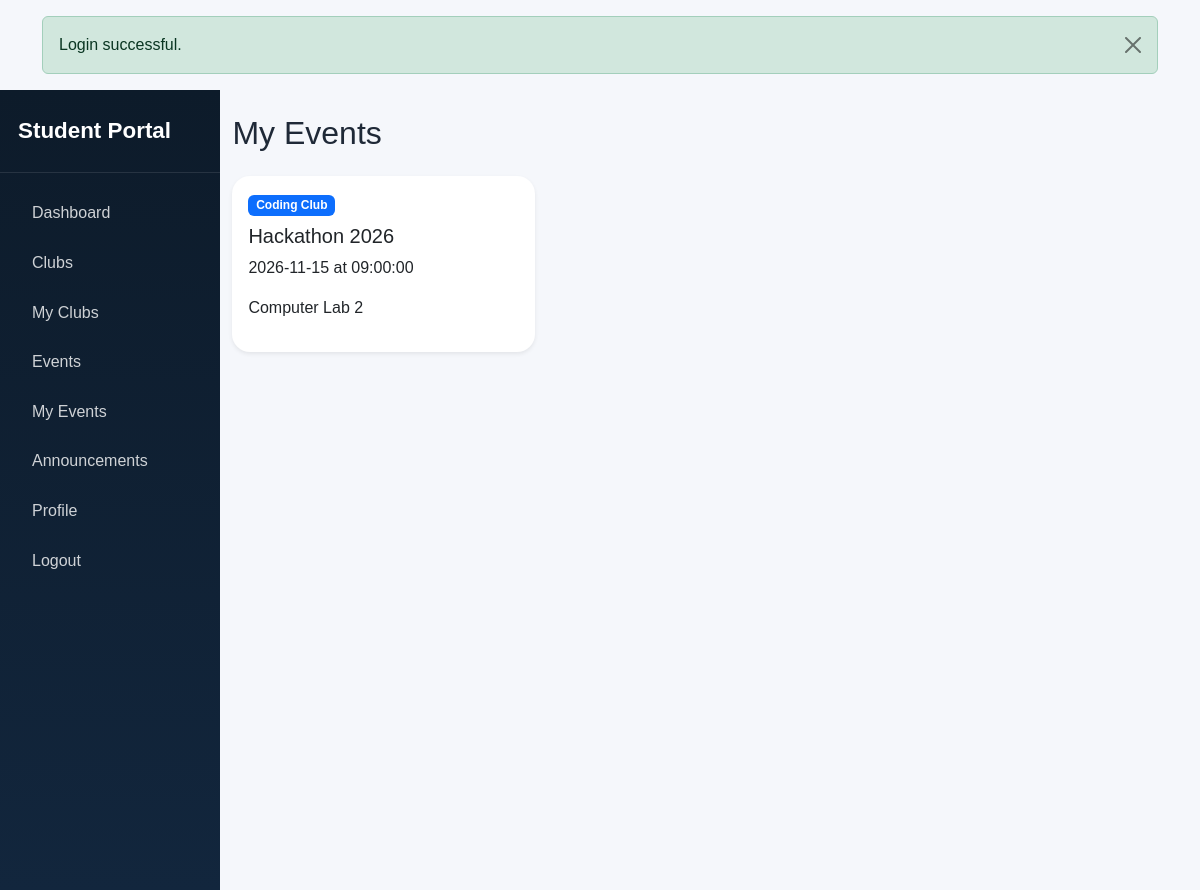
The app's page /student/my_events.php (signed in) with its own data.
### tables this page shows
CREATE TABLE `events` (
  `id` INT AUTO_INCREMENT PRIMARY KEY,
  `club_id` INT NOT NULL,
  `title` VARCHAR(180) NOT NULL,
  `description` TEXT NOT NULL,
  `event_date` DATE NOT NULL,
  `event_time` TIME NOT NULL,
  `venue` VARCHAR(180) NOT NULL,
  `max_participants` INT NOT NULL,
  `registration_deadline` DATE NOT NULL,
  `image` VARCHAR(255) DEFAULT NULL,
  `status` ENUM('open','closed') NOT NULL DEFAULT 'open',
  `created_at` TIMESTAMP DEFAULT CURRENT_TIMESTAMP,
  FOREIGN KEY (`club_id`) REFERENCES `clubs`(`id`) ON DELETE CASCADE,
  INDEX `idx_event_date` (`event_date`),
  INDEX `idx_event_title` (`title`)
);

CREATE TABLE `clubs` (
  `id` INT AUTO_INCREMENT PRIMARY KEY,
  `name` VARCHAR(150) NOT NULL,
  `description` TEXT NOT NULL,
  `category` VARCHAR(100) NOT NULL,
  `faculty_coordinator` VARCHAR(150) NOT NULL,
  `contact_email` VARCHAR(150) NOT NULL,
  `meeting_location` VARCHAR(180) NOT NULL,
  `meeting_schedule` VARCHAR(120) NOT NULL,
  `image` VARCHAR(255) DEFAULT NULL,
  `status` ENUM('active','inactive') NOT NULL DEFAULT 'active',
  `created_at` TIMESTAMP DEFAULT CURRENT_TIMESTAMP,
  INDEX `idx_club_category` (`category`),
  INDEX `idx_club_name` (`name`)
);

### config/db.php (called while the page is built)
<?php
$host = '127.0.0.1';
$dbname = 'campus_club';
$dbuser = 'root';
$dbpass = '';
$pdo = null;
try {
    $pdo = new PDO('mysql:host=' . $host . ';dbname=' . $dbname . ';charset=utf8mb4', $dbuser, $dbpass, [
        PDO::ATTR_ERRMODE => PDO::ERRMODE_EXCEPTION,
        PDO::ATTR_DEFAULT_FETCH_MODE => PDO::FETCH_ASSOC,
        PDO::ATTR_EMULATE_PREPARES => false,
    ]);
} catch (PDOException $e) {
    http_response_code(500);
    echo '<h1>Database connection failed.</h1><p>Please import the SQL schema and ensure MySQL is running.</p>';
    exit;
}
function getPDO(): PDO {
    global $pdo;
    return $pdo;
}
?>

### config/auth.php (called while the page is built, shortened)
<?php
require_once __DIR__ . '/db.php';
function e($value): string
{
    return htmlspecialchars((string)$value, ENT_QUOTES, 'UTF-8');
}
function currentUser(): ?array
{
    $stmt = getPDO()->prepare('SELECT * FROM users WHERE id = ?');
    $stmt->execute([$_SESSION['user_id']]);
    return $stmt->fetch() ?: null;
}

### student/my_events.php (the view, shortened to what this page needs)
<?php
require_once __DIR__ . '/../config/auth.php';
include __DIR__ . '/../includes/header.php';
$pdo = getPDO();
$user = currentUser();
$events = $pdo->query('SELECT e.*, c.name AS club_name FROM event_registrations er JOIN events e ON e.id = er.event_id JOIN clubs c ON c.id = e.club_id WHERE er.user_id = ' . (int)$user['id'] . ' ORDER BY e.event_date ASC')->fetchAll();
?>
<div class="d-flex">
    <?php include __DIR__ . '/../includes/student_sidebar.php'; ?>
    <main class="main-content">
        <div class="container-fluid py-4">
            <h2 class="mb-4">My Events</h2>
            <div class="row g-4">
                <?php foreach ($events as $event): ?>
                    <div class="col-md-4">
                        <div class="card h-100 shadow-sm border-0">
                            <div class="card-body">
                                <span class="badge bg-primary mb-2"><?= e($event['club_name']) ?></span>
                                <h5><?= e($event['title']) ?></h5>
                                <p><?= e($event['event_date']) ?> at <?= e($event['event_time']) ?></p>
                                <p><?= e($event['venue']) ?></p>
                            </div>
                        </div>
                    </div>
                <?php endforeach; ?>
            </div>
        </div>
    </main>
</div>
<?php include __DIR__ . '/../includes/footer.php'; ?>

### assets/css/style.css (style rules this page uses)
.card { border-radius: 18px; }
.main-content { width: 100%; min-height: 100vh; background: #f5f7fb; }

### records on screen
events: club.name "Coding Club", title "Hackathon 2026", event_date "2026-11-15", event_time "09:00:00", venue "Computer Lab 2"

### other values on screen
$message "Login successful."
